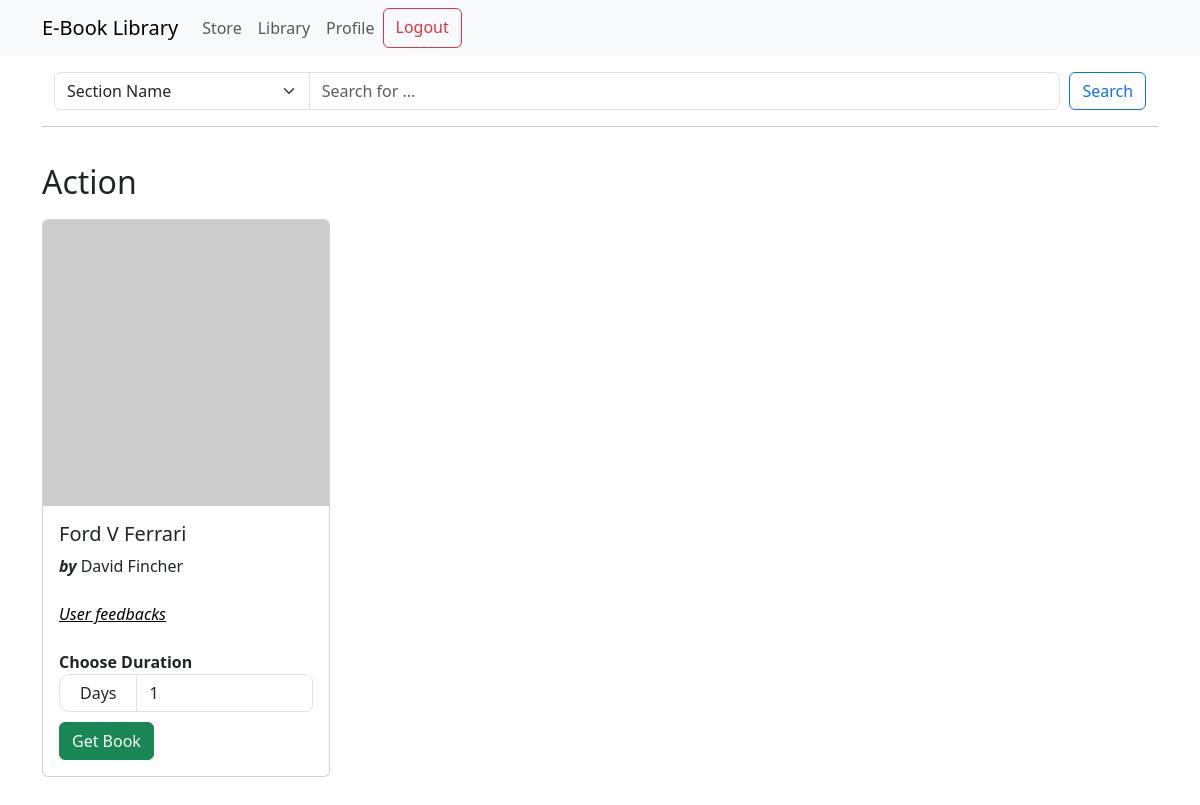
/ (signed in), run on an earlier commit of the app's database.
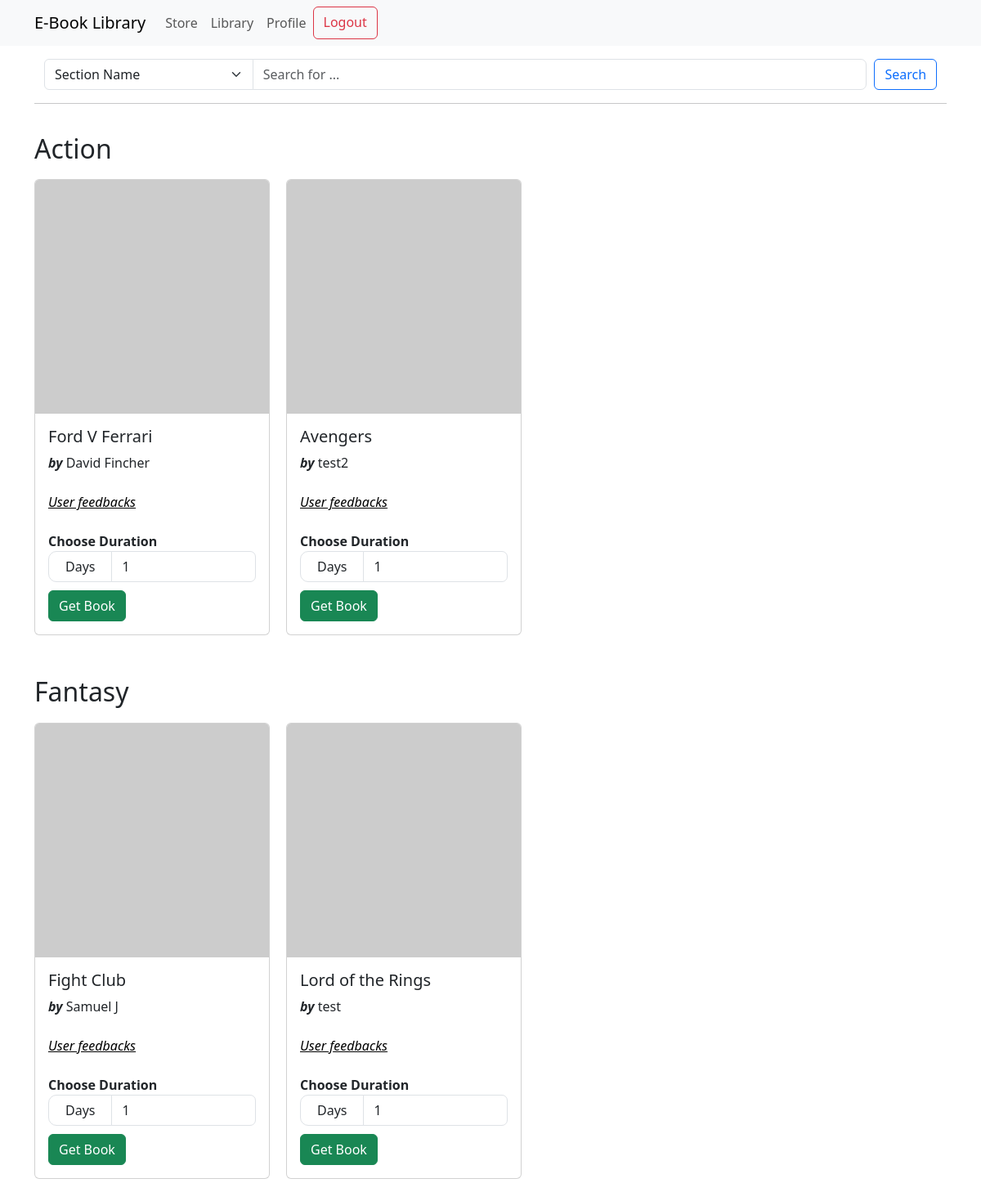
And on a later commit of the database.
### models.py (models this page shows)
class Section(db.Model):
    id = db.Column(db.Integer, primary_key=True)
    name = db.Column(db.String(32), nullable=False, unique=True)
    books = db.relationship(
        "Books", backref="section", lazy=True, cascade="all, delete-orphan"
    )

class Books(db.Model):
    id = db.Column(db.Integer, primary_key=True)
    name = db.Column(db.String(64), nullable=False)
    content = db.Column(db.Text, nullable=False)
    author = db.Column(db.String(64), nullable=False)
    date_issued = db.Column(db.Date)  # null as it'll be filled during issuance
    return_date = db.Column(db.Date)  # null as it'll be filled during issuance
    section_id = db.Column(db.Integer, db.ForeignKey("section.id"), nullable=False)
    carts = db.relationship("Cart", backref="book", lazy=True)
    issued = db.relationship(
        "Issued", backref="books", lazy=True, cascade="all, delete-orphan"
    )

### routes.py (the view, shortened to what this page needs)
@app.route("/")
@auth_required
def index():
    sections = Section.query.filter(Section.books.any()).all()
    parameter = request.args.get("parameter")
    query = request.args.get("query")
    parameters = {
        "section_name": "Section Name",
        "book_name": "Book Name",
        "author_name": "Author Name",
    }
    if parameter == "section_name":
        sections = Section.query.filter(Section.name.ilike(f"%{query}%")).all()
    elif parameter == "book_name":
        sections = [
            section
            for section in Section.query.all()
            if any(book for book in section.books if query.lower() in book.name.lower())
        ]
    for section in sections:
        if parameter == "book_name":
            section.books = [
                book for book in section.books if query.lower() in book.name.lower()
            ]
        elif parameter == "author_name":
            section.books = [
                book for book in section.books if query.lower() in book.author.lower()
            ]
    return render_template(
        "index.html",
        sections=sections,
        parameters=parameters,
        query=query,
    )

### routes.py (called while the page is built)
def auth_required(func):
    @wraps(func)
    def inner(*args, **kwargs):
        if "user_id" in session:
            return func(*args, **kwargs)
        else:
            return redirect(url_for("login"))
    return inner

### templates/index.html (shortened to what this page needs)
{% extends "layout.html" %}
{% block content %}
{% if sections|length > 0 %}
{% include "searchbar.html" %}
<hr>
<div class="sections-list">
    {% for section in sections %}
    <h2 style="margin-top: 20px;">{{section.name}}</h2>
    <div class="books" style="margin-bottom: 20px;">
        {% for book in section.books %}
        {% if not param or
        (param == 'book_name' and book_name.lower() in book.name.lower()) or
        (param == 'author_name'and author_name.lower() in book.author.lower()) %}
        <div class="card" style="width: 18rem; margin-left: 0; margin-right: 20px">
            <img src="https://picsum.photos/200/200" class="card-img-top" alt="{{book.name}}">
            <div class="card-body">
                <h5 class="card-title">{{book.name}}</h5>
                <div class="author">
                    <strong><i>by</i> </strong> {{book.author}}
                </div>
                <br>
                <div><a href="{{url_for('show_feedbacks_user', book_id=book.id)}}" style="color: black;"><i><u>User
                                feedbacks</u></i></a>
                </div>
                <br>
                <strong>Choose Duration</strong>
                <form action="{{url_for('add_to_cart', book_id=book.id, duration=duration)}}" class="form"
                    method="POST">
                    <div class="input-group">
                        <label for="duration" class="days">Days</label>
                        <input type="number" name="duration" id="duration" class="form-control" value="1" min="1"
                            style="border-radius: 0px 7px 7px 0px;">
                    </div>
                    <input type="submit" value="Get Book" class="btn btn-success" style="margin-top: 10px;">
                </form>
            </div>
        </div>
        {% endif %}
        {% endfor %}
    </div>
    {% endfor%}
</div>
{% else %}
<h1 class="display-1">No Books in Store Currently</h1>
<hr>
{% endif %}
{% endblock %}

### templates/layout.html (shortened to what this page needs)
<!DOCTYPE html>
<html lang="en">
<head>
    <link href="https://cdn.jsdelivr.net/npm/bootstrap@5.3.3/dist/css/bootstrap.min.css" rel="stylesheet"
 />
    <link rel="stylesheet" href="https://cdnjs.cloudflare.com/ajax/libs/font-awesome/6.5.1/css/all.min.css"
 />
</head>
<body>
    {% include 'navbar.html' %}
    <div class="container">
        {% block content %} {% endblock %}
    </div>
</body>
</html>

### templates/navbar.html (shortened to what this page needs)
<nav class="navbar navbar-expand-lg bg-body-tertiary">
    <div class="container">
        {% if session['is_admin'] %}
        <a class="navbar-brand" href="#">Library Management System</a>
        {% else %}
        <a class="navbar-brand" href="#">E-Book Library</a>
        {% endif %}
        <div class="collapse navbar-collapse" id="navbarNavAltMarkup">
            <div class="navbar-nav">
                {% if 'user_id' in session %}
                {% if session['is_admin'] %}
                <a class="nav-link" href="{{ url_for('admin') }}">Dashboard</a>
                <a class="nav-link" href="{{ url_for('show_feedbacks') }}">Feedbacks</a>
                <a class="nav-link" href="{{ url_for('issued_books') }}">Issued Books</a>
                <a class="nav-link" href="{{ url_for('cart') }}">User Requests</a>
                <a class="nav-link" href="{{ url_for('profile') }}">Profile</a>
                <a class="btn btn-outline-danger logout" href="{{url_for('logout')}}">Logout</a>
                {% else %}
                <a class="nav-link" href="{{ url_for('index') }}">Store</a>
                <a class="nav-link" href="{{ url_for('issued_books_user') }}">Library</a>
                <a class="nav-link" href="{{ url_for('profile') }}">Profile</a>
                <a class="btn btn-outline-danger logout" href="{{url_for('logout')}}">Logout</a>
                {% endif %}
                {% else %}
                <a class="nav-link" href="{{ url_for('login') }}">Login</a>
                <a class="nav-link" href="{{ url_for('register') }}">Register</a>
                {% endif %}
            </div>
        </div>
    </div>
</nav>

### templates/searchbar.html
<div class="container-fluid mt-3">
    <div class="row">
        <div class="col-md-12">
            <form action="" method="GET">
                <div class="input-group">
                    <select name="parameter" id="parameter" class="parameter form-select">
                        {% for parameter in parameters %}
                        {% if param and parameter == param %}
                        <option value="{{parameter}}" selected>{{parameters[parameter]}}</option>
                        {% else %}
                        <option value="{{parameter}}">{{parameters[parameter]}}</option>
                        {% endif %}
                        {% endfor %}
                    </select>
                    <input type="text" name="query" class="form-control w-50" placeholder="Search for ..."
                        style="border-radius: 0px 7px 7px 0px;">
                    <span class="input-group-btn">
                        <button class="btn btn-outline-primary" style="margin-left: 10px;">Search</button>
                    </span>
                </div>
            </form>
        </div>
    </div>
</div>

### templates/index.html (style rules this page uses)
.sections-list { display: flex; flex-direction: column; justify-content: left; }
.books { padding: 0; display: flex; flex-wrap: wrap; justify-content: left; }
.card { margin: 10px; }
.days { padding-top: 6px; padding-left: 20px; padding-right: 20px; border-style: solid; border-width: 1px; border-radius: 10px; border-color: #dee2e6; }

What changed in the data, as far as the page shows it:
added Books: name "Avengers", author "test2", shown under Section "Action"
added Section: name "Fantasy"
added Books: name "Fight Club", author "Samuel J", shown under "Fantasy"
added Books: name "Lord of the Rings", author "test", shown under "Fantasy"
